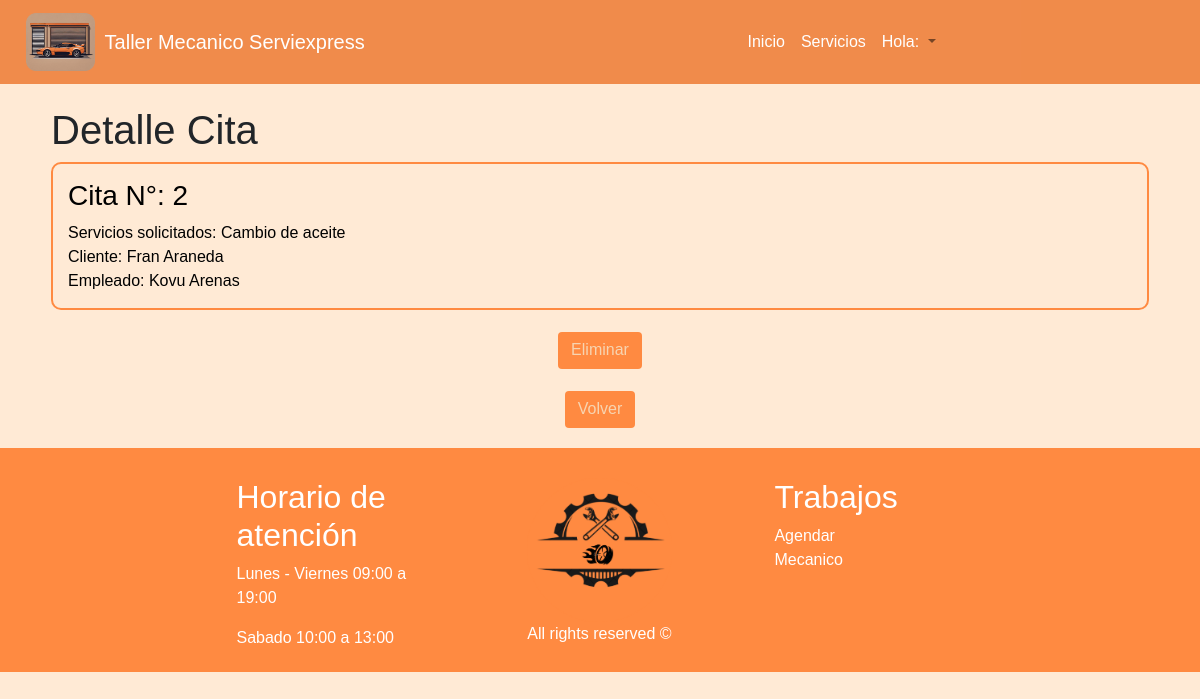
Before: /cita/2/ (signed in) with the older database file.
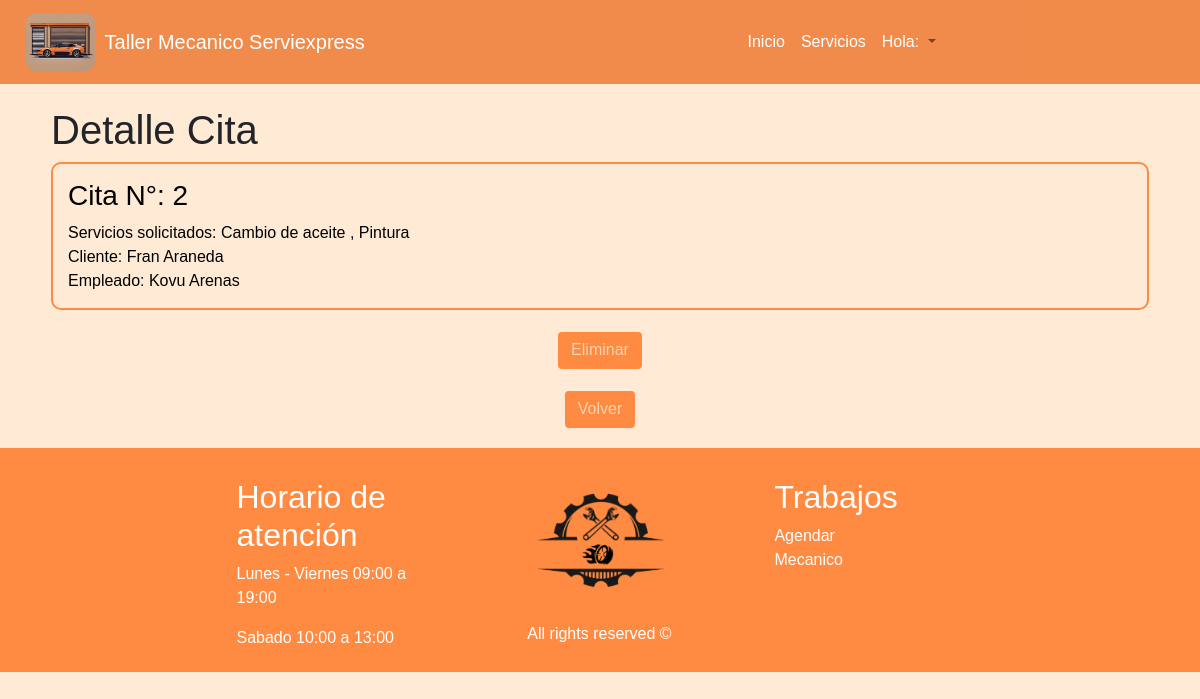
After: the same page with the newer database file.
### taller/models.py (models this page shows, shortened)
class Servicio(models.Model):
    id_serv = models.AutoField(primary_key=True)
    tipo_serv = models.CharField(max_length=50)
    desc_serv = models.TextField(max_length=400)
    costo_serv = models.IntegerField()

### taller/views.py (the view, shortened to what this page needs)
# urls.py: path('cita/<int:id_cita>/', views.update_cita, name='update_cita'),
@login_required
def update_cita(request, id_cita):
    cliente = Cliente.objects.filter(rut_cli=request.user.username).first()
    empleado = Empleado.objects.filter(rut_emp=request.user.username).first()
    rol = "Cliente" if cliente else "Empleado"
    cita = get_object_or_404(Cita, pk=id_cita)
    if request.method == "GET":
        form = CitaForm(instance=cita)
        return render(
            request,
            "detail_cita.html",
            {"cita": cita, "form": form, "cliente": cliente, "empleado": empleado},
        )

### taller/models.py (called while the page is built)
    def __str__(self):
        return self.pnom_cli + " " + self.appaterno_cli

    def __str__(self):
        return self.pnom_emp + " " + self.appaterno_emp

### taller/templates/detail_cita.html (shortened to what this page needs)
{% extends 'hnf.html' %}
{% load static %}
{% block content %}
<head>
    <link rel="stylesheet" href="{% static 'css/crud.css' %}" />
</head>
<div class="container">
    <ul style="list-style: none;">
        {% if not Mensaje %}
        <h1> Detalle Cita </h1>
        <li id="detalle">
            <h3>Cita N°: {{ cita.id_cita }}</h3>
            <ul style="list-style: none;">
                Servicios solicitados:
                {% for servicio in cita.servicios.all %}
                     {{ servicio.tipo_serv }}
                    {% if not forloop.last %}
                        ,
                    {% endif %}
                {% endfor %}
            </ul>
            <p style="margin-bottom: 0%;">Cliente: {{ cita.cliente }}</p>
            <p style="margin-bottom: 0%;">Empleado: {{ cita.empleado }}</p>
        </li>
        <form action="{% url 'delete_cita' cita.id_cita %}" method="POST">
            <ul>
                <li class="centered-button" style="margin-top: 2%;">
                    <button class="btn" type="submit">
                        Eliminar
                    </button>
                </li>
            </ul>
        </form>
        <ul>
            <li class="centered-button" style="margin-top: 2%;">
                <a class="btn" href="/citas">
                    Volver
                </a>
            </li>
        </ul>
        {% endif %}
    </ul>
</div>
{% endblock %}

Changed rows visible on the page:
shown differently, row unchanged: Servicio "Cambio de aceite": now shows ","
added Servicio: tipo_serv "Pintura"
